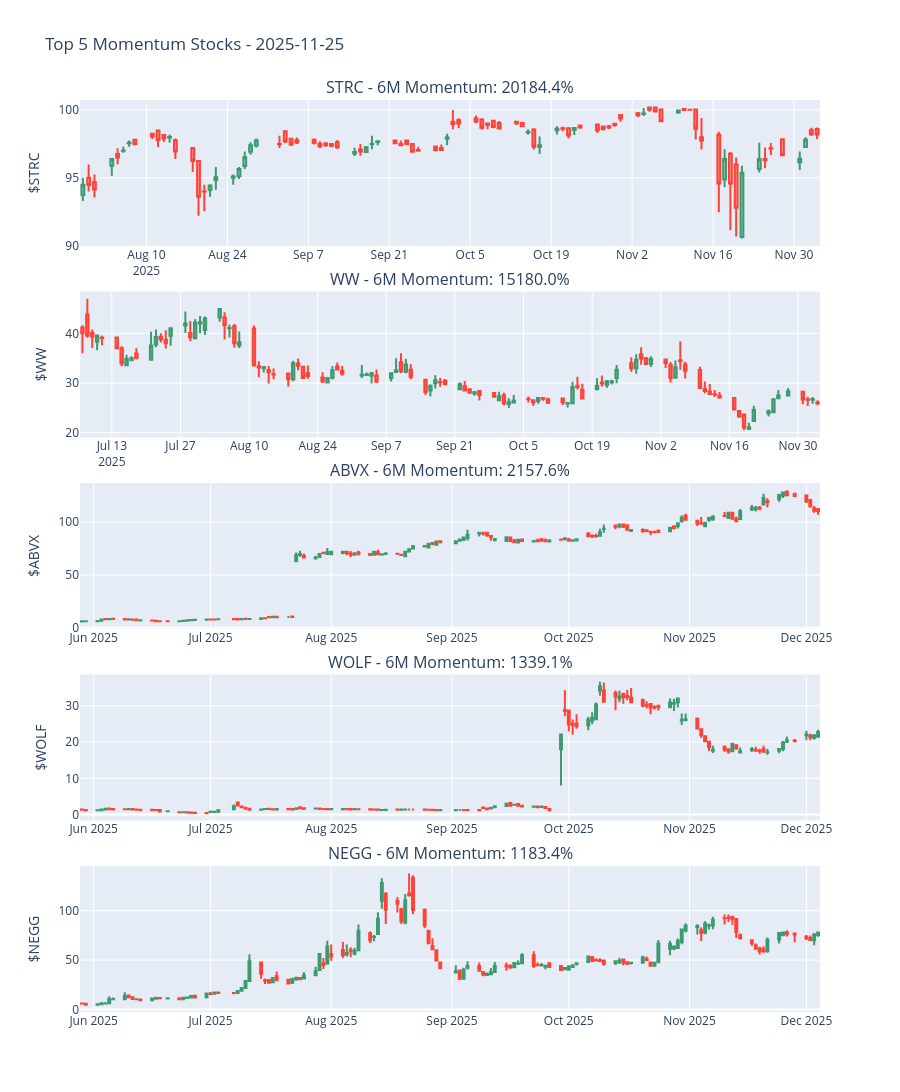

The notebook cell this image was saved under:
### Code cell
# Create charts for top 5 momentum stocks
print("Creating charts for top 5 momentum stocks...")
top_5_tickers = top_20.head(5)['ticker'].tolist()

# Create subplot figure (5 rows, 1 column)
fig = make_subplots(
    rows=5, cols=1,
    shared_xaxes=False,
    vertical_spacing=0.05,
    subplot_titles=[f"{ticker} - 6M Momentum: {top_20[top_20['ticker']==ticker]['momentum_6m'].values[0]:.1%}" 
                    for ticker in top_5_tickers],
    row_heights=[0.2, 0.2, 0.2, 0.2, 0.2]
)

for i, ticker in enumerate(top_5_tickers, 1):
    # Get data for this ticker (last 6 months for context)
    ticker_data = df[df['ticker'] == ticker].copy()
    ticker_data = ticker_data.sort_values('date')
    
    # Get last 6 months
    last_6m = ticker_data[ticker_data['date'] >= (latest_rebalance - pd.Timedelta(days=180))]
    
    # Add candlestick
    fig.add_trace(
        go.Candlestick(
            x=last_6m['date'],
            open=last_6m['adj_open'],
            high=last_6m['adj_high'],
            low=last_6m['adj_low'],
            close=last_6m['adj_close'],
            name=ticker,
            showlegend=False
        ),
        row=i, col=1
    )
    
    # Update y-axis title for this subplot
    fig.update_yaxes(title_text=f"${ticker}", row=i, col=1)

# Update layout
fig.update_layout(
    title=f'Top 5 Momentum Stocks - {latest_rebalance.date()}',
    height=1400,
    showlegend=False,
    xaxis_rangeslider_visible=False,
    hovermode='x unified'
)

# Remove rangesliders from all subplots
for i in range(1, 6):
    fig.update_xaxes(rangeslider_visible=False, row=i, col=1)

fig.show()

# Export to HTML
fig.write_html('top_momentum_charts.html')
print("\n✓ Charts exported to: top_momentum_charts.html")
